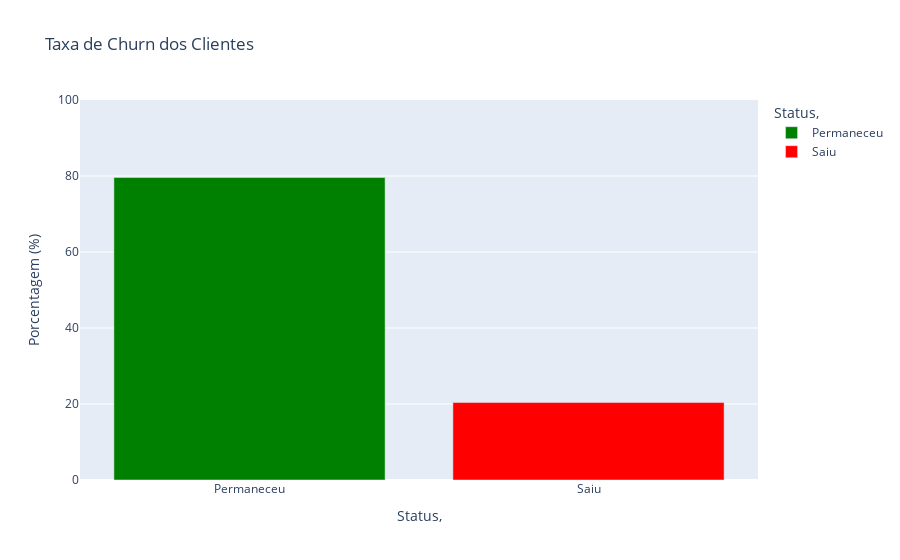

This figure's notebook cell:
### Code cell
import plotly.express as px


churn_data = pd.DataFrame({'Status':['Permaneceu', 'Saiu'], 'Porcentagem': churn_rate.values})

fig = px.bar(churn_data, x='Status', y='Porcentagem',
             title='Taxa de Churn dos Clientes',
             labels={'Status' : 'Status,', 'Porcentagem' : 'Porcentagem (%)'},
             color='Status',
             color_discrete_map={'Permaneceu': 'green', 'Saiu' : 'red'})

fig.update_layout(yaxis_range=[0, 100])
fig.show()

### Figure 1 — Plotly figure (JSON) as saved in the notebook; plotly's stock layout.template omitted (floating-point values rounded to 4 significant figures)
{"data": [{"hovertemplate": "Status,=%{x}<br>Porcentagem (%)=%{y}<extra></extra>", "legendgroup": "Permaneceu", "marker": {"color": "green", "pattern": {"shape": ""}}, "name": "Permaneceu", "orientation": "v", "showlegend": true, "textposition": "auto", "type": "bar", "x": ["Permaneceu"], "xaxis": "x", "y": [79.62], "yaxis": "y"}, {"hovertemplate": "Status,=%{x}<br>Porcentagem (%)=%{y}<extra></extra>", "legendgroup": "Saiu", "marker": {"color": "red", "pattern": {"shape": ""}}, "name": "Saiu", "orientation": "v", "showlegend": true, "textposition": "auto", "type": "bar", "x": ["Saiu"], "xaxis": "x", "y": [20.38], "yaxis": "y"}], "layout": {"barmode": "relative", "legend": {"title": {"text": "Status,"}, "tracegroupgap": 0}, "title": {"text": "Taxa de Churn dos Clientes"}, "xaxis": {"anchor": "y", "categoryarray": ["Permaneceu", "Saiu"], "categoryorder": "array", "domain": [0, 1], "title": {"text": "Status,"}}, "yaxis": {"anchor": "x", "domain": [0, 1], "range": [0, 100], "title": {"text": "Porcentagem (%)"}}}}
